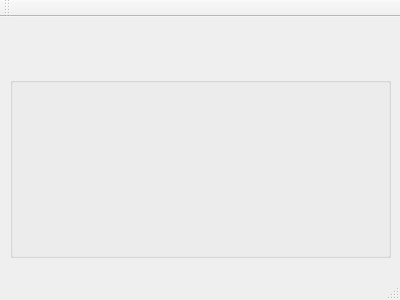
<?xml version="1.0" encoding="UTF-8"?>
<ui version="4.0">
 <class>MainWindow</class>
 <widget class="QMainWindow" name="MainWindow">
  <property name="geometry">
   <rect>
    <x>0</x>
    <y>0</y>
    <width>400</width>
    <height>300</height>
   </rect>
  </property>
  <property name="windowTitle">
   <string>MainWindow</string>
  </property>
  <widget class="QWidget" name="centralWidget">
   <widget class="QGroupBox" name="network">
    <property name="geometry">
     <rect>
      <x>10</x>
      <y>60</y>
      <width>381</width>
      <height>181</height>
     </rect>
    </property>
    <property name="title">
     <string/>
    </property>
    <widget class="QWidget" name="gridLayoutWidget">
     <property name="geometry">
      <rect>
       <x>0</x>
       <y>10</y>
       <width>371</width>
       <height>171</height>
      </rect>
     </property>
     <layout class="QGridLayout" name="myNetwork"/>
    </widget>
   </widget>
  </widget>
  <widget class="QMenuBar" name="menuBar">
   <property name="geometry">
    <rect>
     <x>0</x>
     <y>0</y>
     <width>400</width>
     <height>21</height>
    </rect>
   </property>
  </widget>
  <widget class="QToolBar" name="mainToolBar">
   <attribute name="toolBarArea">
    <enum>TopToolBarArea</enum>
   </attribute>
   <attribute name="toolBarBreak">
    <bool>false</bool>
   </attribute>
  </widget>
  <widget class="QStatusBar" name="statusBar"/>
 </widget>
 <layoutdefault spacing="6" margin="11"/>
 <resources/>
 <connections/>
</ui>
